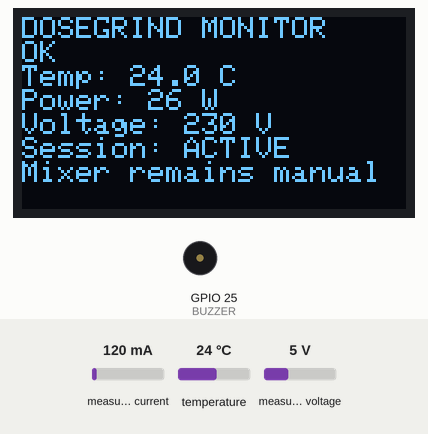
Recording of a program running on a simulated ESP32. Shown: 128×64 one-colour display, buzzer (waves = sounding, pin HIGH). The inputs (shaded band) are chosen by the test bench; at power-on: measured current 120 mA, temperature 24 °C, measured voltage 5 V. Nothing arrives over Bluetooth unless stated; a phone connects over Bluetooth LE 3 s after start.

Above: at 2.4 s.
2.5 s: measured current set to 40 mA
At 3.1 s:
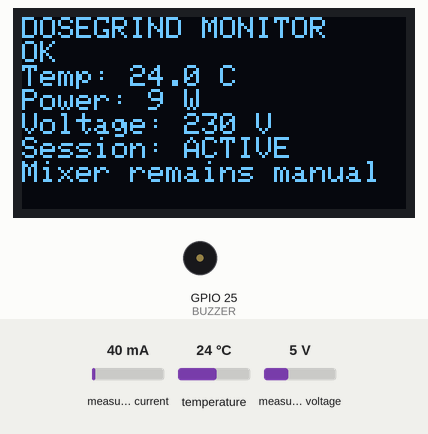
4.3 s: temperature set to 12 °C
At 5.9 s:
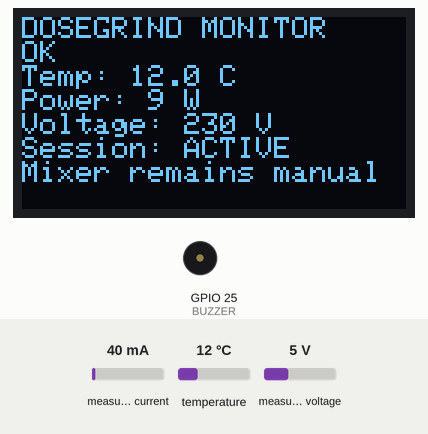
6.3 s: measured voltage set to 0.3 V
At 7.5 s:
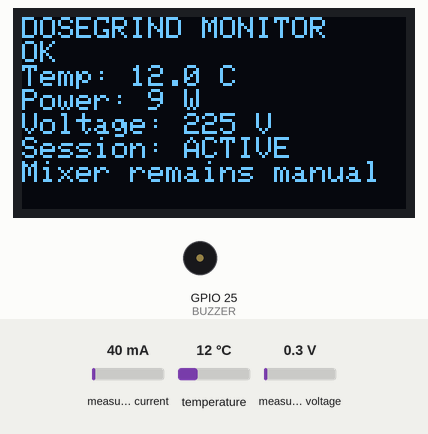
8.3 s: temperature set to 19 °C
10.3 s: measured current set to 500 mA
At 11.9 s:
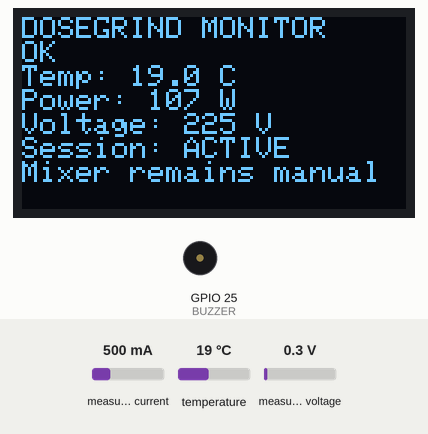
12.3 s: temperature set to 28 °C
At 13.5 s:
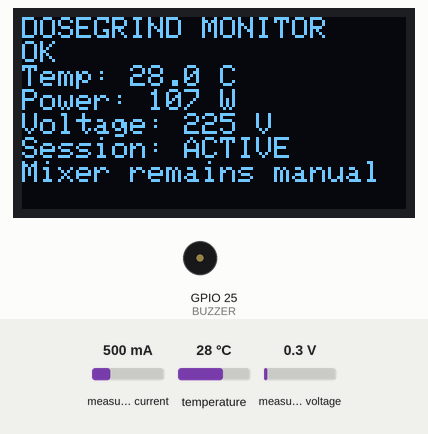
Timing chart, 0 to 15.3 s (numbered marks = the images above; inputs shaded):
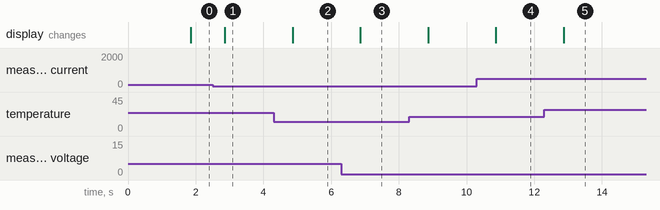

Measured:
- after the input at 2.5 s, the display: changes after 0.36 s (image 1)
- after the input at 4.3 s, the display: changes after 0.56 s (image 2)
- after the input at 6.3 s, the display: changes after 0.56 s (image 3)
- after the input at 10.3 s, the display: changes after 0.56 s (image 4)
- after the input at 12.3 s, the display: changes after 0.57 s (image 5)

The program:

main.cpp
```cpp
/*
 * DoseGrind Connect companion firmware - HARDWARE-DEPENDENT STARTING IMPLEMENTATION.
 * Not preserved from tested source (none was available); not compiled or bench-tested here.
 * This is a monitor/UI device only. It MUST NOT control mixer mains, motor, speed, or interlocks.
 */
#include <Arduino.h>
#include <Wire.h>
#include <NimBLEDevice.h>
#include <PZEM004Tv30.h>
#include <OneWire.h>
#include <DallasTemperature.h>
#include <ArduinoJson.h>
#include <Adafruit_GFX.h>
#include <Adafruit_SSD1306.h>

static constexpr uint8_t OLED_SDA=21, OLED_SCL=22, DS_DATA=4;
static constexpr uint8_t PZEM_RX=16, PZEM_TX=17, BUTTON_A=26, BUTTON_B=27, BUZZER=25;
static constexpr char DEVICE_NAME[]="DOSEGRIND_ESP32";
static constexpr char SERVICE_UUID[]="12345678-1234-1234-1234-123456789000";
static constexpr char LIVE_UUID[]="12345678-1234-1234-1234-123456789001";
static constexpr char STATUS_UUID[]="12345678-1234-1234-1234-123456789002";
static constexpr char CONFIG_UUID[]="12345678-1234-1234-1234-123456789003";
static constexpr uint32_t TELEMETRY_MS=1000, SESSION_IDLE_MS=12000;
// Provisional alert setting only. Validate for the final enclosure/sensor; not a certified safety limit.
static float temperatureAlertC=70.0f;
static float calibratedPowerThresholdW=20.0f; // MUST calibrate with actual appliance/sensor/module.
static uint32_t sessionIdleMs=SESSION_IDLE_MS;

HardwareSerial pzemSerial(2);
PZEM004Tv30 pzem(pzemSerial, PZEM_RX, PZEM_TX);
OneWire oneWire(DS_DATA);
DallasTemperature dallas(&oneWire);
Adafruit_SSD1306 display(128,64,&Wire,-1);
NimBLECharacteristic *liveCharacteristic=nullptr, *statusCharacteristic=nullptr;
uint32_t lastTelemetry=0, lastActiveMs=0, sessionStartMs=0;
uint64_t sessionCount=0;
bool sessionActive=false, oledOk=false;
float tempC=NAN, voltageV=NAN, currentA=NAN, powerW=NAN, energyWh=NAN, frequencyHz=NAN;
String sensorStatus="STARTING";

class ConfigCallbacks: public NimBLECharacteristicCallbacks {
  void onWrite(NimBLECharacteristic *c, NimBLEConnInfo&) override {
    const std::string raw=c->getValue();
    JsonDocument doc;
    if (deserializeJson(doc, raw) || !doc["command"].is<const char*>()) return;
    const char *cmd=doc["command"];
    // Strict UI/status/config allowlist. No motor, speed, relay, or mains switching commands exist.
    if (!strcmp(cmd,"request_status")) return;
    if (!strcmp(cmd,"device_info")) return;
    if (!strcmp(cmd,"set_oled_page")) return;
    if (!strcmp(cmd,"reset_session_energy")) { sessionCount=0; return; }
    if (!strcmp(cmd,"set_time")) return; // accepted as a UI hint in a future implementation; no RTC set here
    if (!strcmp(cmd,"set_thresholds")) {
      if (doc["power_threshold_w"].is<float>()) {
        const float n=doc["power_threshold_w"].as<float>(); if (n>=1 && n<=2000) calibratedPowerThresholdW=n;
      }
      if (doc["idle_timeout_ms"].is<uint32_t>()) {
        const uint32_t n=doc["idle_timeout_ms"].as<uint32_t>(); if (n>=3000 && n<=120000) sessionIdleMs=n;
      }
    }
  }
};

static String liveJson() {
  JsonDocument d;
  d["data_mode"]="LIVE";
  d["timestamp"]=(uint32_t)(millis()/1000);
  d["uptime_ms"]=millis();
  if (isfinite(tempC)) d["temperature"]=tempC; else d["temperature"]=nullptr;
  if (isfinite(voltageV)) d["voltage"]=voltageV; else d["voltage"]=nullptr;
  if (isfinite(currentA)) d["current"]=currentA; else d["current"]=nullptr;
  if (isfinite(powerW)) d["power"]=powerW; else d["power"]=nullptr;
  if (isfinite(energyWh)) d["energy_wh"]=energyWh; else d["energy_wh"]=nullptr;
  d["session_energy_wh"]=nullptr; // PZEM cumulative energy needs reset/baseline semantics validated before exposing.
  if (isfinite(frequencyHz)) d["frequency"]=frequencyHz; else d["frequency"]=nullptr;
  d["mixer_status"]=sessionActive?"RUNNING":"IDLE";
  d["sensor_status"]=sensorStatus;
  String out; serializeJson(d,out); return out;
}
static void pollSensors() {
  dallas.requestTemperatures();
  const float t=dallas.getTempCByIndex(0);
  tempC=(t==DEVICE_DISCONNECTED_C || t < -55 || t > 125)?NAN:t;
  const float v=pzem.voltage(), a=pzem.current(), w=pzem.power(), kwh=pzem.energy(), hz=pzem.frequency();
  voltageV=isfinite(v)?v:NAN; currentA=isfinite(a)?a:NAN; powerW=isfinite(w)?w:NAN;
  energyWh=isfinite(kwh)?kwh*1000.0f:NAN; frequencyHz=isfinite(hz)?hz:NAN;
  sensorStatus=(isfinite(tempC)&&isfinite(powerW)&&isfinite(voltageV)&&isfinite(currentA))?"OK":"ERROR";
  const uint32_t now=millis();
  if (isfinite(powerW) && powerW>=calibratedPowerThresholdW) {
    if (!sessionActive) {sessionActive=true;sessionStartMs=now;sessionCount++;}
    lastActiveMs=now;
  } else if (sessionActive && (uint32_t)(now-lastActiveMs)>=sessionIdleMs) sessionActive=false;
  // Local alert persists independently of phone/BLE. This is provisional awareness, NOT mixer protection.
  digitalWrite(BUZZER,(isfinite(tempC)&&tempC>=temperatureAlertC)?HIGH:LOW);
}
static void drawOled() {
  if (!oledOk) return;
  display.clearDisplay(); display.setTextColor(SSD1306_WHITE); display.setTextSize(1); display.setCursor(0,0);
  display.println("DOSEGRIND MONITOR"); display.println(sensorStatus);
  display.print("Temp: "); if(isfinite(tempC)){display.print(tempC,1);display.println(" C");} else display.println("--");
  display.print("Power: "); if(isfinite(powerW)){display.print(powerW,0);display.println(" W");} else display.println("--");
  display.print("Voltage: "); if(isfinite(voltageV)){display.print(voltageV,0);display.println(" V");} else display.println("--");
  display.print("Session: "); display.println(sessionActive?"ACTIVE":"IDLE");
  display.println("Mixer remains manual"); display.display();
}
static void updateStatus() {
  if (!statusCharacteristic) return;
  JsonDocument d; d["device_name"]=DEVICE_NAME; d["sensor_status"]=sensorStatus; d["mixer_status"]=sessionActive?"RUNNING":"IDLE";
  d["uptime_ms"]=millis(); d["power_threshold_w"]=calibratedPowerThresholdW; d["idle_timeout_ms"]=sessionIdleMs;
  d["warning"]="Temperature alert is provisional; not certified protection.";
  String out; serializeJson(d,out); statusCharacteristic->setValue(out.c_str()); statusCharacteristic->notify();
}
void setup() {
  Serial.begin(115200);
  pinMode(BUZZER,OUTPUT); digitalWrite(BUZZER,LOW);
  pinMode(BUTTON_A,INPUT_PULLUP); pinMode(BUTTON_B,INPUT_PULLUP);
  Wire.begin(OLED_SDA,OLED_SCL); oledOk=display.begin(SSD1306_SWITCHCAPVCC,0x3C); dallas.begin();
  pzemSerial.begin(9600,SERIAL_8N1,PZEM_RX,PZEM_TX);
  NimBLEDevice::init(DEVICE_NAME);
  NimBLEDevice::setMTU(247);
  NimBLEServer *server=NimBLEDevice::createServer();
  NimBLEService *service=server->createService(SERVICE_UUID);
  liveCharacteristic=service->createCharacteristic(LIVE_UUID,NIMBLE_PROPERTY::READ|NIMBLE_PROPERTY::NOTIFY);
  statusCharacteristic=service->createCharacteristic(STATUS_UUID,NIMBLE_PROPERTY::READ|NIMBLE_PROPERTY::NOTIFY);
  NimBLECharacteristic *config=service->createCharacteristic(CONFIG_UUID,NIMBLE_PROPERTY::WRITE|NIMBLE_PROPERTY::WRITE_NR);
  config->setCallbacks(new ConfigCallbacks());
  service->start(); NimBLEAdvertising *advertising=NimBLEDevice::getAdvertising(); advertising->addServiceUUID(SERVICE_UUID); advertising->start();
  sensorStatus="STARTING"; drawOled();
}
void loop() {
  const uint32_t now=millis();
  if ((uint32_t)(now-lastTelemetry)>=TELEMETRY_MS) {
    lastTelemetry=now; pollSensors();
    if(liveCharacteristic){String payload=liveJson(); liveCharacteristic->setValue(payload.c_str()); liveCharacteristic->notify();}
    updateStatus(); drawOled();
  }
  // Buttons reserved for OLED page/status UI; they never operate the mixer.
  delay(5);
}
```
